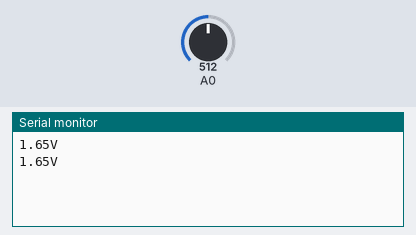
Recording of a sketch running on a simulated Arduino Uno, built with avr-gcc and run on an emulated ATmega328P. Parts: the last lines printed to the serial monitor. Inputs (shaded band) come from the test bench; at power-on: A0 = 512.

Above: at 1.8 s.
1.9 s: A0 set to 716
At 2.8 s:
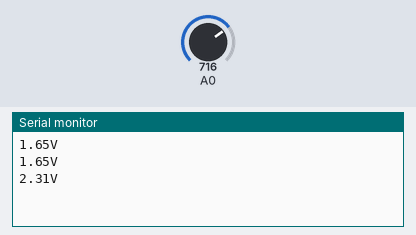
3.4 s: A0 set to 900
At 4.6 s:
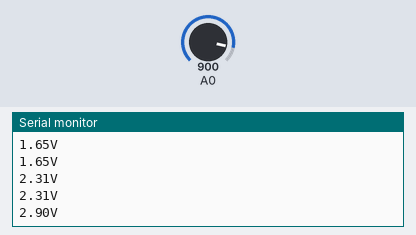
Timing chart, 0 to 6.4 s (numbered marks = the images above; inputs shaded):
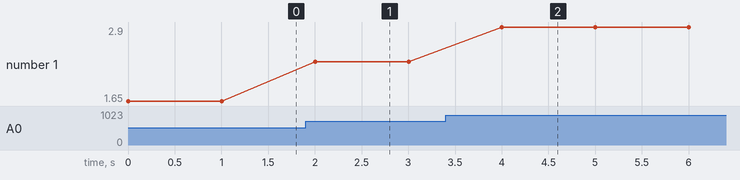

The sketch:

Task_5.ino
```cpp
/*
    Write a program that displays the correct voltage
    reading from the potentiometer as you dial it on the serial monitor.
*/

const float voltage = 3.3; // Change to 5 if connected to the 5V

void setup()
{
    Serial.begin(9600); // Initialise serial communication
}

void loop()
{
    float analogInput = analogRead(A0) * (voltage / 1023); // Read analog input and convert to voltage
    Serial.print(analogInput);                             // Print voltage reading
    Serial.println("V");

    delay(1000); // Delay 1 second for performance and readability
}
```

Measured:
- after the input at 1.9 s, the serial monitor: prints a new line after 0.10 s (image 1)
- after the input at 3.4 s, the serial monitor: prints a new line after 0.60 s (image 2)
- plotted number 1: 1.65 → 2.31 after the input at 1.9 s, 2.31 → 2.9 after the input at 3.4 s
